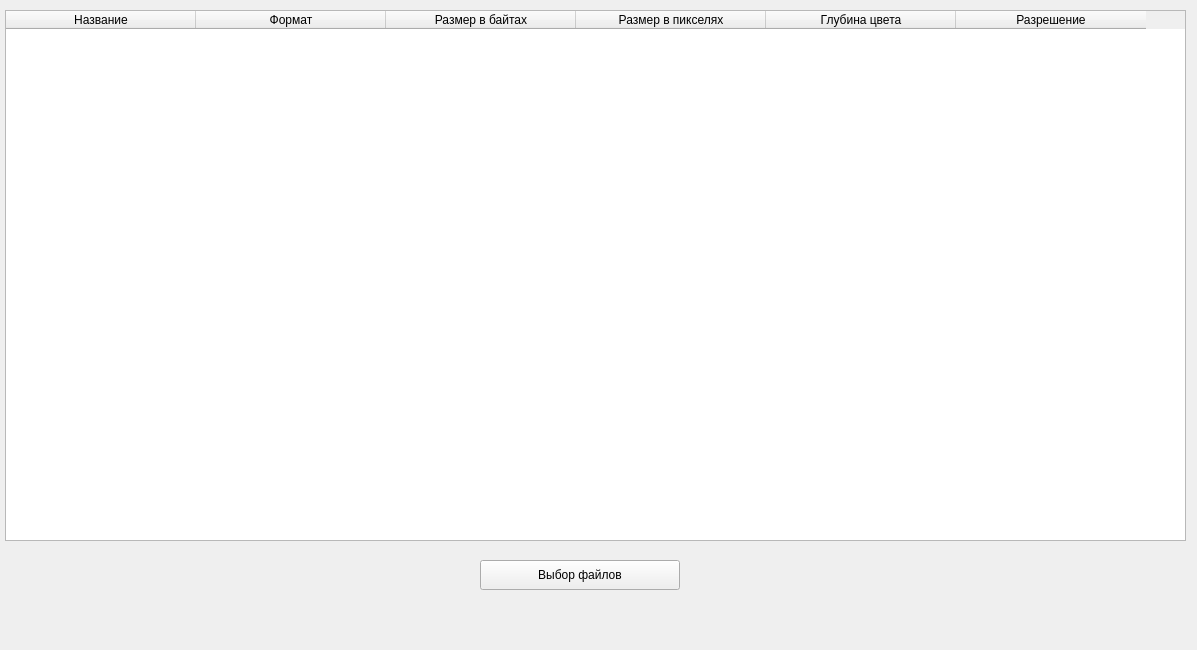
<?xml version="1.0" encoding="UTF-8"?>
<ui version="4.0">
 <class>Widget</class>
 <widget class="QWidget" name="Widget">
  <property name="geometry">
   <rect>
    <x>0</x>
    <y>0</y>
    <width>1197</width>
    <height>650</height>
   </rect>
  </property>
  <property name="windowTitle">
   <string>Widget</string>
  </property>
  <widget class="QTableWidget" name="tableWidget">
   <property name="geometry">
    <rect>
     <x>5</x>
     <y>10</y>
     <width>1181</width>
     <height>531</height>
    </rect>
   </property>
   <property name="focusPolicy">
    <enum>Qt::NoFocus</enum>
   </property>
   <property name="acceptDrops">
    <bool>false</bool>
   </property>
   <property name="editTriggers">
    <set>QAbstractItemView::NoEditTriggers</set>
   </property>
   <property name="selectionMode">
    <enum>QAbstractItemView::NoSelection</enum>
   </property>
   <attribute name="horizontalHeaderCascadingSectionResizes">
    <bool>false</bool>
   </attribute>
   <attribute name="horizontalHeaderMinimumSectionSize">
    <number>40</number>
   </attribute>
   <attribute name="horizontalHeaderDefaultSectionSize">
    <number>190</number>
   </attribute>
   <attribute name="horizontalHeaderStretchLastSection">
    <bool>false</bool>
   </attribute>
   <column>
    <property name="text">
     <string>Название</string>
    </property>
   </column>
   <column>
    <property name="text">
     <string>Формат</string>
    </property>
   </column>
   <column>
    <property name="text">
     <string>Размер в байтах</string>
    </property>
   </column>
   <column>
    <property name="text">
     <string>Размер в пикселях</string>
    </property>
   </column>
   <column>
    <property name="text">
     <string>Глубина цвета</string>
    </property>
   </column>
   <column>
    <property name="text">
     <string>Разрешение</string>
    </property>
   </column>
  </widget>
  <widget class="QPushButton" name="pushButton">
   <property name="geometry">
    <rect>
     <x>480</x>
     <y>560</y>
     <width>200</width>
     <height>30</height>
    </rect>
   </property>
   <property name="sizePolicy">
    <sizepolicy hsizetype="Fixed" vsizetype="Fixed">
     <horstretch>0</horstretch>
     <verstretch>10</verstretch>
    </sizepolicy>
   </property>
   <property name="minimumSize">
    <size>
     <width>200</width>
     <height>30</height>
    </size>
   </property>
   <property name="maximumSize">
    <size>
     <width>200</width>
     <height>35</height>
    </size>
   </property>
   <property name="text">
    <string>Выбор файлов</string>
   </property>
   <property name="autoDefault">
    <bool>false</bool>
   </property>
  </widget>
 </widget>
 <resources/>
 <connections/>
</ui>
